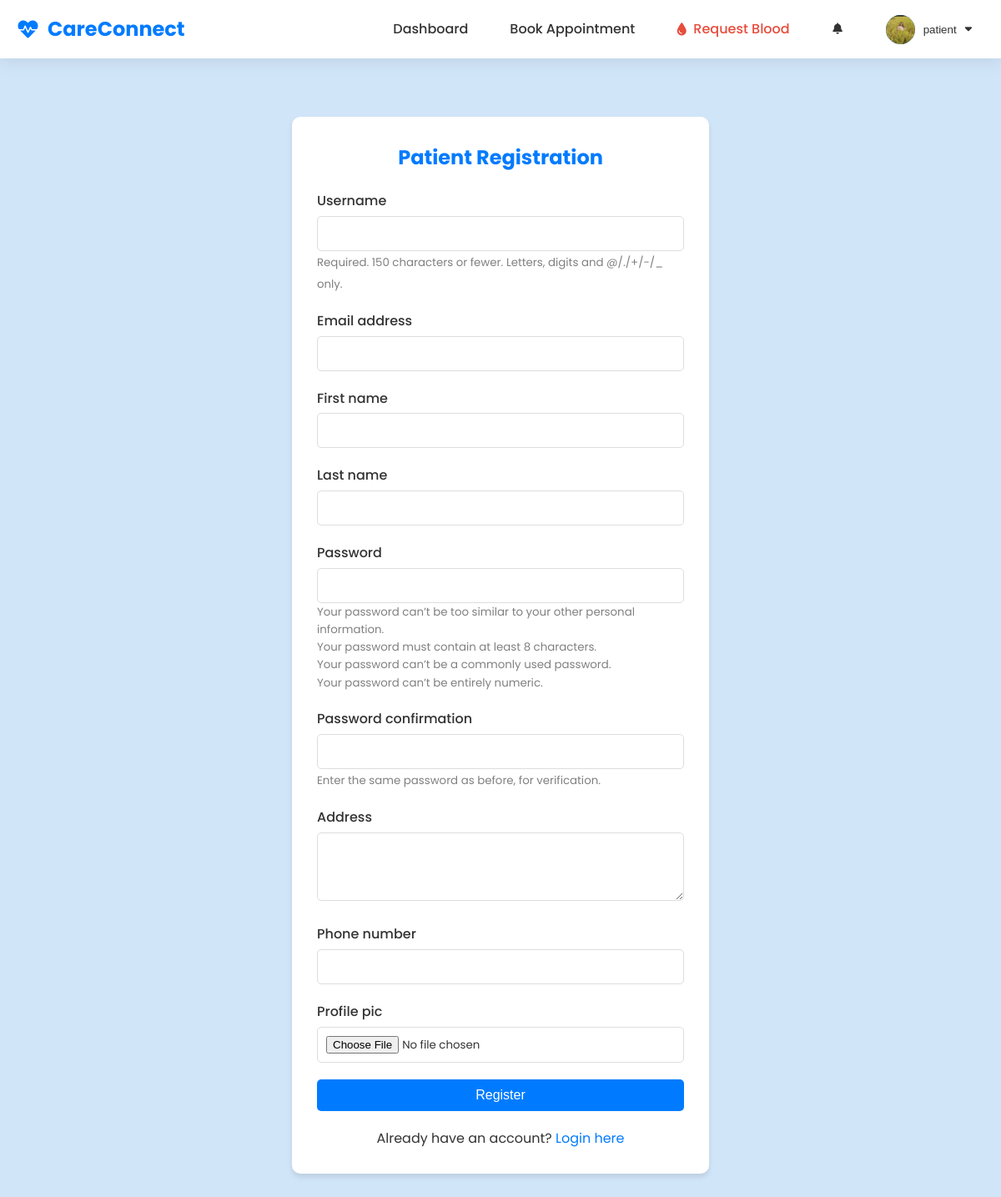
The app's page /register/patient/ (signed in) with its own data.
### core/models.py (models this page shows, shortened)
class User(AbstractUser):
    is_patient = models.BooleanField(default=False)
    is_doctor = models.BooleanField(default=False)
    groups = models.ManyToManyField(
        'auth.Group',
        verbose_name='groups',
        blank=True,
        help_text='The groups this user belongs to. A user will get all permissions granted to each of their groups.',
        related_name="custom_user_set",
        related_query_name="user",
    )
    user_permissions = models.ManyToManyField(
        'auth.Permission',
        verbose_name='user permissions',
        blank=True,
        help_text='Specific permissions for this user.',
        related_name="custom_user_set",
        related_query_name="user",
    )

### patient/models.py (models this page shows, shortened)
class PatientProfile(models.Model):
    user = models.OneToOneField(settings.AUTH_USER_MODEL, on_delete=models.CASCADE, related_name='patient_profile')
    address = models.TextField()
    phone_number = models.CharField(max_length=15)
    profile_pic = models.ImageField(upload_to='profile_pics/patient/', blank=True, null=True)

### core/views.py (the view)
# urls.py: path('register/patient/', views.register_patient, name='register_patient'),
def register_patient(request):
    if request.method == 'POST':
        form = PatientRegistrationForm(request.POST, request.FILES)
        if form.is_valid():
            user = form.save()
            login(request, user)
            return redirect('patient_dashboard')
    else:
        form = PatientRegistrationForm()
    return render(request, 'core/register_patient.html', {'form': form, 'title': 'Patient Registration'})

### core/forms.py (shortened to what this page needs)
class PatientRegistrationForm(UserCreationForm):
    address = forms.CharField(widget=forms.Textarea(attrs={'rows': 3}))
    phone_number = forms.CharField(max_length=15)
    profile_pic = forms.ImageField(required=False)
    class Meta(UserCreationForm.Meta):
        model = User
        fields = UserCreationForm.Meta.fields + ('email', 'first_name', 'last_name')

### templates/core/register_patient.html (shortened to what this page needs)
{% extends 'base.html' %}
{% block content %}
<div class="container">
    <div class="form-container">
        <h2 style="text-align: center; margin-bottom: 20px; color: var(--primary-color);">Patient Registration</h2>
        <form method="post" enctype="multipart/form-data">
            {% for field in form %}
            <div class="form-group">
                <label for="{{ field.id_for_label }}">{{ field.label }}</label>
                {{ field }}
                {% if field.help_text %}
                <small style="color: grey;">{{ field.help_text }}</small>
                {% endif %}
            </div>
            {% endfor %}
            <div class="form-group">
                <button type="submit">Register</button>
            </div>
        </form>
        <p style="text-align: center; margin-top: 10px;">Already have an account? <a href="{% url 'login' %}"
                style="color: var(--primary-color);">Login here</a></p>
    </div>
</div>
{% endblock %}

### templates/navbar.html (shortened to what this page needs)
<nav class="navbar">
    <div class="container">
        <a href="{% url 'home' %}" class="logo">
            <i class="fas fa-heartbeat"></i> CareConnect
        </a>
        <ul class="nav-links">
            {% if user.is_authenticated %}
            {% if user.is_patient %}
            <li><a href="{% url 'patient_dashboard' %}">Dashboard</a></li>
            <li><a href="{% url 'book_appointment' %}">Book Appointment</a></li>
            <li>
                <a href="{% url 'request_blood' %}" class="blood-bank-link">
                    <i class="fas fa-tint"></i> Request Blood
                </a>
            </li>
            {% elif user.is_doctor %}
            <li><a href="{% url 'doctor_dashboard' %}">Dashboard</a></li>
            {% elif user.is_superuser %}
            <li><a href="{% url 'admin_dashboard' %}">Admin Dashboard</a></li>
            {% endif %}
            <li class="notification-container" id="notificationContainer">
                <button class="notification-trigger" id="notificationTrigger">
                    <i class="fas fa-bell"></i>
                </button>
            </li>
            <li class="user-dropdown">
                <button class="user-trigger" id="userTrigger">
                    <span class="user-avatar">
                        {% if user.patient_profile.profile_pic %}
                        <img src="{{ user.patient_profile.profile_pic.url }}" alt="{{ user.username }}">
                        {% elif user.doctor_profile.profile_pic %}
                        <img src="{{ user.doctor_profile.profile_pic.url }}" alt="{{ user.username }}">
                        {% else %}
                        <i class="fas fa-user"></i>
                        {% endif %}
                    </span>
                    <span class="username">{{ user.username }}</span>
                    <i class="fas fa-caret-down"></i>
                </button>
            </li>
            {% endif %}
        </ul>
    </div>
</nav>

### static/css/style.css (style rules this page uses)
:root { --primary-color: #007bff; --secondary-color: #28a745; --accent-color: #17a2b8; --text-color: #333; --light-bg: #f8f9fa; --dark-bg: #343a40; --white: #ffffff; --shadow: 0 4px 6px rgba(0, 0, 0, 0.1); --transition: all 0.3s ease; --navbar-height: 70px; }
* { margin: 0; padding: 0; box-sizing: border-box; }
body { font-family: 'Poppins', sans-serif; line-height: 1.6; color: var(--text-color); background-color: var(--light-bg); display: flex; flex-direction: column; min-height: 100vh; padding-top: var(--navbar-height); }
.navbar { background-color: var(--white); box-shadow: var(--shadow); position: fixed; top: 0; left: 0; right: 0; z-index: 1000; height: var(--navbar-height); }
.navbar .container { display: flex; justify-content: space-between; align-items: center; max-width: 1200px; margin: 0 auto; padding: 0 20px; height: 100%; }
.container { max-width: 1200px; margin: 0 auto; padding: 0 20px; width: 100%; }
.form-container { max-width: 500px; margin: 30px auto; background: var(--white); padding: 30px; border-radius: 10px; box-shadow: var(--shadow); animation: fadeIn 1s ease-in-out; }
:root { --primary-color: #007bff; --secondary-color: #28a745; --accent-color: #17a2b8; --text-color: #333; --light-bg: #f8f9fa; --dark-bg: #343a40; --white: #ffffff; --shadow: 0 4px 6px rgba(0, 0, 0, 0.1); --transition: all 0.3s ease; }
body { font-family: 'Poppins', sans-serif; line-height: 1.6; color: var(--text-color); background-color: var(--light-bg); display: flex; flex-direction: column; min-height: 100vh; }
a { text-decoration: none; color: inherit; }
ul { list-style: none; }
.navbar { background-color: var(--white); box-shadow: var(--shadow); position: sticky; top: 0; z-index: 1000; }
.navbar .container { display: flex; justify-content: space-between; align-items: center; max-width: 1200px; margin: 0 auto; padding: 0 20px; }
.logo { font-size: 1.5rem; font-weight: 700; color: var(--primary-color); }
.nav-links { display: flex; gap: 20px; }
.nav-links a { font-weight: 500; transition: var(--transition); }
.container { max-width: 1200px; margin: 0 auto; padding: 0 20px; }
.form-container { max-width: 500px; margin: 50px auto; background: var(--white); padding: 30px; border-radius: 10px; box-shadow: var(--shadow); animation: fadeIn 1s ease-in-out; }
.form-group { margin-bottom: 20px; }
.form-group label { display: block; margin-bottom: 5px; font-weight: 500; }
.form-group input, .form-group select, .form-group textarea { width: 100%; padding: 10px; border: 1px solid #ddd; border-radius: 5px; font-family: inherit; }
.form-group button { width: 100%; padding: 10px; background-color: var(--primary-color); color: var(--white); border: none; border-radius: 5px; cursor: pointer; font-size: 1rem; transition: var(--transition); }

### records on screen
User: patient_profile.profile_pic (picture), username "patient"

### other values on screen
{{ field.label }} "Username" "Email address" "First name" "Last name" "Password" "Password confirmation" "Address" "Phone number" "Profile pic"
{{ field.help_text }} "Required. 150 characters or fewer. Letters, digits and @/./+/-/_ only." "Enter the same password as before, for verification."
